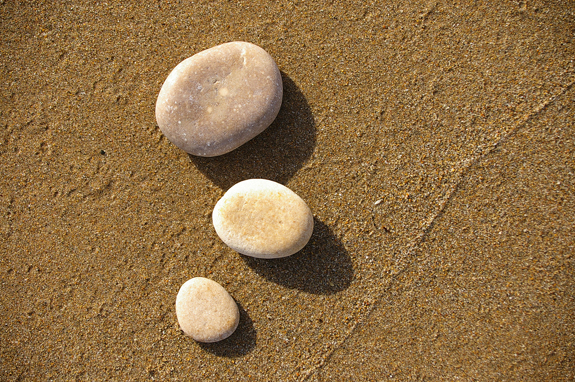
#> input picture Assignment6_ImageProcessing_SocialNetworkAnalysis/Image processing/rocks.jpg, 575 x 382 px
$ jupyter execute --allow-errors SmoothThenSegment.ipynb   (older library calls are emulated)
#> lines starting #> are read from the running program, lines starting #| are printed output that depends on the picture
# Smooth Then Segment
** Note: This following cell contains some predefined functions to smooth image and segment it. Please make sure you have run this cell before you run other cells in this notebook. **

[cell 1]
from scipy import ndimage as ndi
import numpy as np
import matplotlib.pyplot as plt
from skimage import feature,io,color,util
from skimage.filters import gaussian,threshold_mean,rank,sobel
from skimage.morphology import watershed,erosion,dilation,disk

def loadIMG():
    filename=raw_input("Pleanse input the image filename:")
#> the answer given: Image processing/rocks.jpg
    #filename = os.path.abspath('rocks.jpg')
    img = io.imread(filename)
#> img is the input picture: shape (382, 575, 3); mean R, G, B 143.3, 111, 68.7
    #if len(img)!=2:
    #    img = color.rgb2gray(img)
    return img

def Smooth(img):
    plt.clf()
    smoothedImg = gaussian(img,sigma=1)
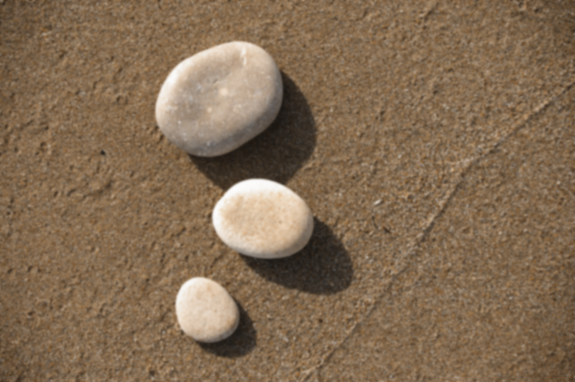
#> smoothedImg: shape (382, 575, 3) float64; mean R, G, B 0.514, 0.424, 0.327
    fig, (ax1,ax2) = plt.subplots(nrows=1, ncols=2, figsize=(8, 3),sharex=True, sharey=True)
    ax1.imshow(img, cmap=plt.cm.gray)
    ax1.axis('off')
    ax1.set_title('Original Image', fontsize=10)
    ax2.imshow(smoothedImg, cmap=plt.cm.gray)
    ax2.axis('off')
    ax2.set_title('Smoothed Image', fontsize=10)
    fig.tight_layout()
    plt.show()
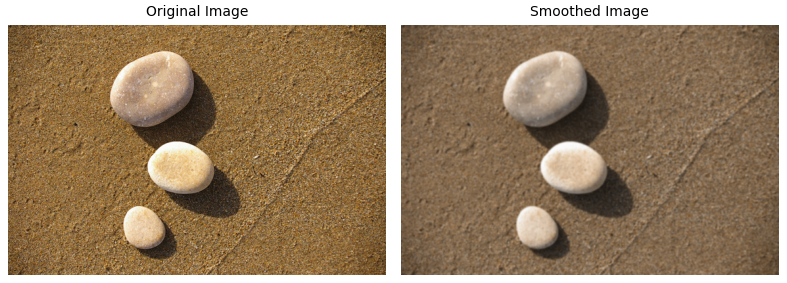
#> figure drawn by matplotlib, 2 panels
    return smoothedImg

def Segment(img):
    if len(img)!=2:
        img = color.rgb2gray(img)
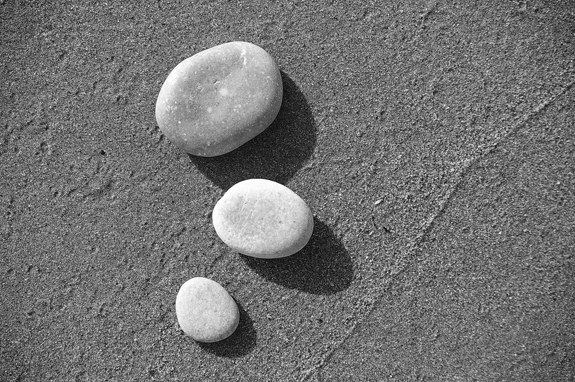
#> img: shape (382, 575) float64; min 0.019, max 1, mean 0.45
    markers = np.zeros_like(img)
    markers[img < 0.65] = 1
    markers[img > 0.65] = 2
    #print markers
    segmentation = watershed(img, markers)
    return segmentation

def plotSmoothThenSegment(img1,img3):
    img2=Segment(img1)
    img3=Segment(img3)
    fig, (ax1,ax2,ax3) = plt.subplots(nrows=1, ncols=3, figsize=(8, 3),sharex=True, sharey=True)
    ax1.imshow(img1, cmap=plt.cm.gray)
    ax1.axis('off')
    ax1.set_title('Original Image', fontsize=10)
    ax2.imshow(img2, cmap=plt.cm.gray)
    ax2.axis('off')
    ax2.set_title('Segmented Image', fontsize=10)
    ax3.imshow(img3, cmap=plt.cm.gray)
    ax3.axis('off')
    ax3.set_title('Smoothed Then Segmented Image', fontsize=10)
    fig.tight_layout()
    plt.show()
